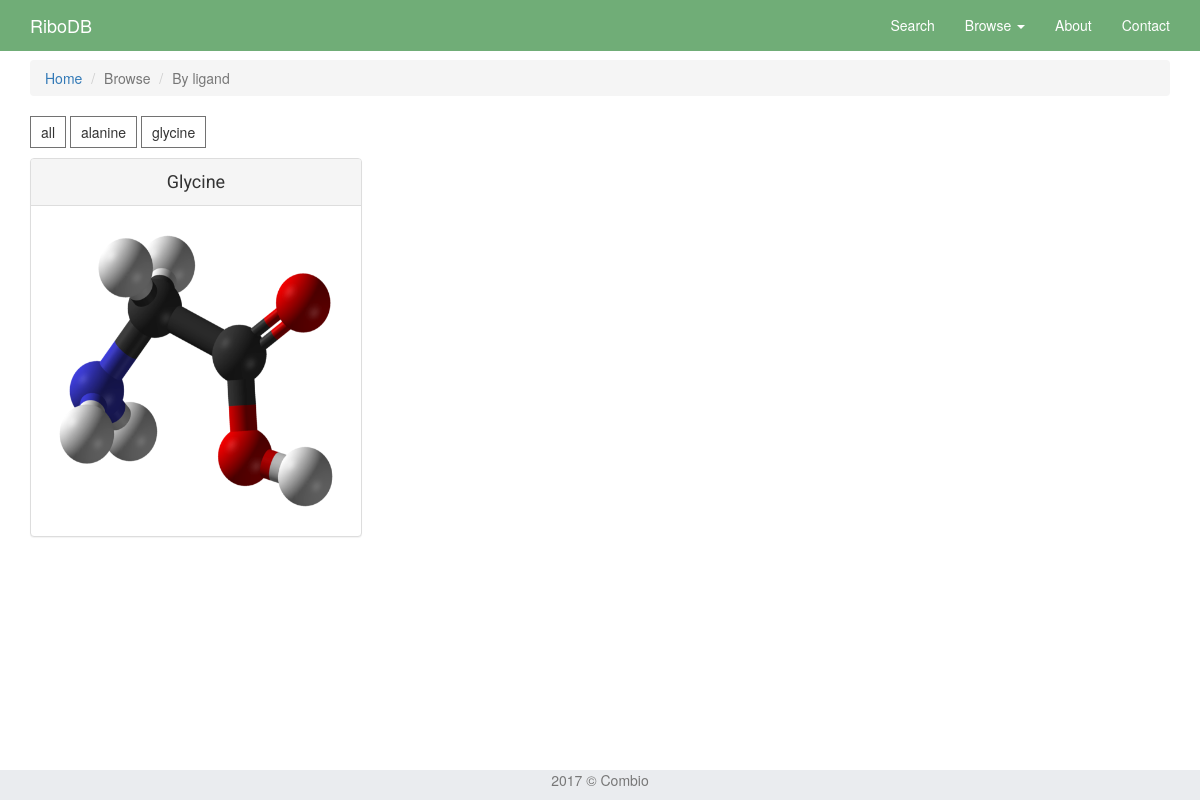
The app's page /browser/ligand/, older data.
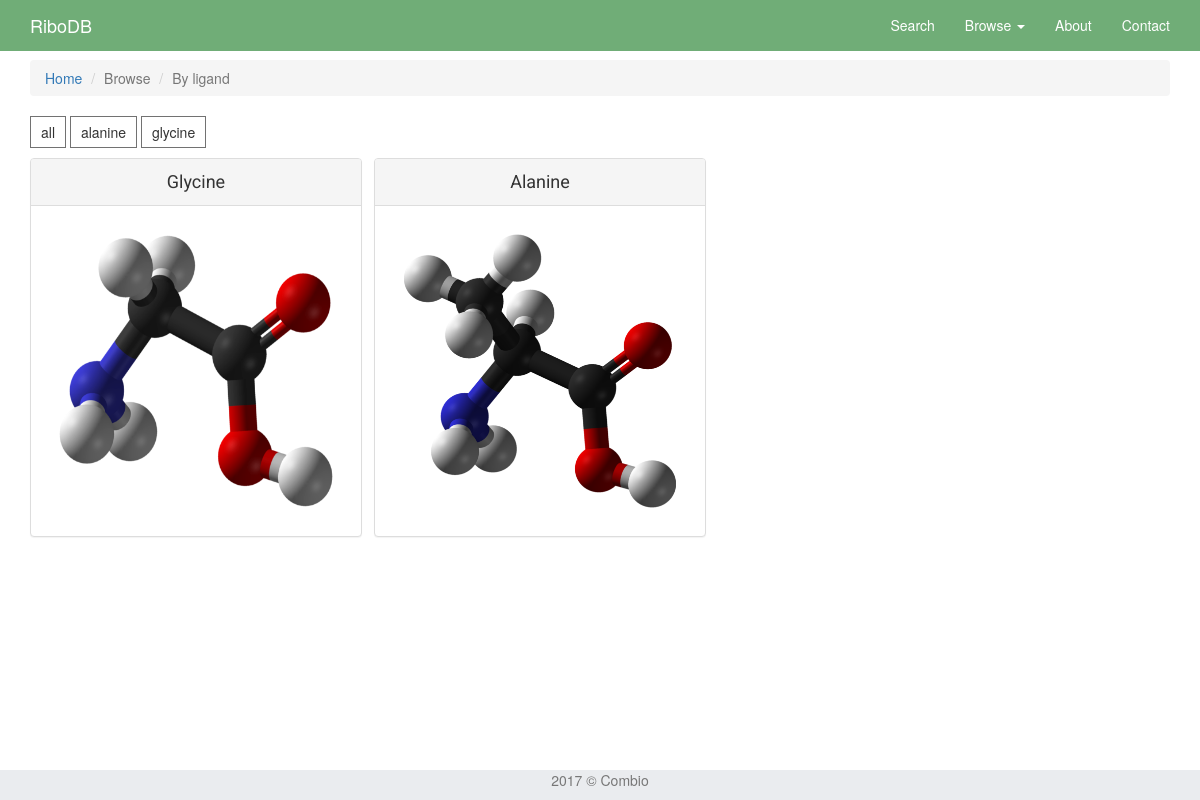
The same page, newer data.
### database/models.py (models this page shows, shortened)
class Ligand(models.Model):
	ligand_class = models.ForeignKey('LigandClass', null = True)
	name = models.CharField('nazwa', max_length = 20, primary_key = True)
	description = models.TextField('opis')
	image_name = models.TextField('nazwa pliku')

### database/views.py (the view)
# urls.py: url(r'^browser/ligand/$', views.ligand_browser, name='ligand_browser'),
def ligand_browser(request):
    ligand_list = Ligand.objects.all()
    context = {
        'ligand_list': ligand_list,
    }
    return render(request, 'database/ligand_browser.html', context)

### database/templates/database/ligand_browser.html (shortened to what this page needs)
{% extends 'database/base.html' %}
{% load static %}
{% block content %}
<div class="container">
  <div class="bs-example">
      <ul class="breadcrumb">
          <li><a href="{% url 'database:index' %}">Home</a></li>
          <li class="active">Browse</li>
          <li class="active">By ligand</li>
      </ul>
  </div>
  <div class="ligand-filter">
    <ul>
      <li data-filter="*">all</li>
      <li data-filter=".alanine">alanine</li>
      <li data-filter=".glycine">glycine</li>
    </ul>
  </div>
  <div class="ligand-container">
  {% for ligand in ligand_list %}
      <div class="item {{ligand.name}} panel panel-default">
        <div class="panel-heading text-center ligand-name">
          {{ ligand.name }}
        </div>
        <div class="panel-body grid-item">
          <a href="{% url 'database:ligand_details' ligand.name %}">
            <img class="ligand-img" src="{% static "database/images/" %}{{ ligand.image_name }}">
          </a>
        </div>
      </div>
  {% endfor %}
  </div>
</div>
{% endblock %}

### database/templates/database/base.html (shortened to what this page needs)
{% load static %}
<!DOCTYPE html>
<html>
  <head>
    <link href="{% static "database/css/custom.css" %}" rel="stylesheet">
    <link href="{% static "database/plugins/bootstrap/styles/bootstrap.css" %}" rel="stylesheet">
    <link href="{% static "database/css/font-awesome.css" %}" rel="stylesheet" type="text/css" >
  </head>
  <body>
    <div id="wrapper">
      <nav class="navbar navbar-default navbar-fixed-top">
        <div class="container">
          <div class="navbar-header">
            <a class="navbar-brand" href="{% url 'database:index' %}">RiboDB</a>
          </div>
          <div class="collapse navbar-collapse" id="myNavbar">
            <ul class="nav navbar-nav navbar-right">
              <li><a href="{% url 'database:searcher' %}">Search</a></li>
              <li class="dropdown">
                <a class="dropdown-toggle" data-toggle="dropdown" href="#">Browse
                <span class="caret"></span></a>
              </li>
              <li><a href="#" id="about">About</a></li>
              <li><a href="#">Contact</a></li>
            </ul>
          </div>
        </div>
      </nav>
      <main class="fade-out">
        {% block content %}
        {% endblock %}
      <main>
      <footer id="footer">
        <div class="container">
          <div class="row">
            <div class="col-xs-12 text-center">
              <p class="text-muted">2017 &copy; Combio</p>
            </div>
          </div>
        </div>
      </footer>
    </div>
  </body>
</html>

### database/static/database/css/custom.css (style rules this page uses)
html { height: 100%; }
body { padding-top: 60px; height: 100%; }
main { opacity: 1; transition: 0.3s opacity; }
.ligand-img { box-shadow: 0; transition: box-shadow 0.4s; transition: -webkit-filter: grayscale(100%) 0.4s; transition: opacity 0.4s; height: 300px; width: 300px; }
.ligand-name { text-transform: capitalize; font-family: 'Roboto', sans-serif; font-size: 18px; }
.ligand-filter ul { padding-left: 0; }
.ligand-filter ul li { list-style: none; margin: 0; padding: 0; display: inline-block; padding: 5px 10px; border: 1px solid #727272; cursor: pointer; -webkit-transition: all .5s ease; -moz-transition: all .5s ease; -ms-transition: all .5s ease; transition: all .5s ease; }
.panel.panel-default { margin-right: 12px; margin-bottom: 12px; }
#footer { background-color: #eaecef; position:absolute; bottom:0; width:100%; }
#wrapper { max-width: 100%; min-height: 100%; position: relative; }

Row changes from the older to the newer data that the page shows:
added Ligand: name "Alanine", image_name (picture)
